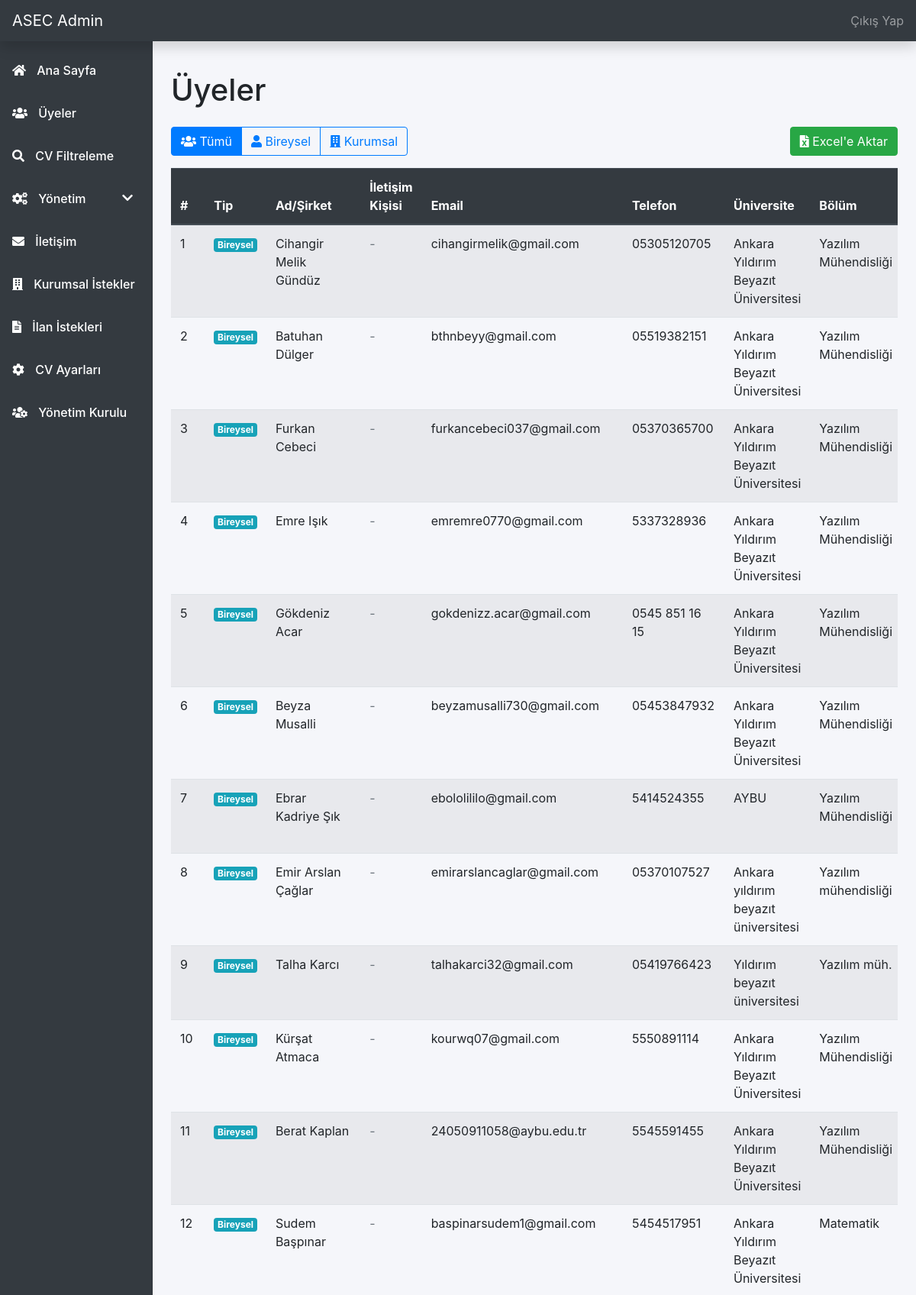
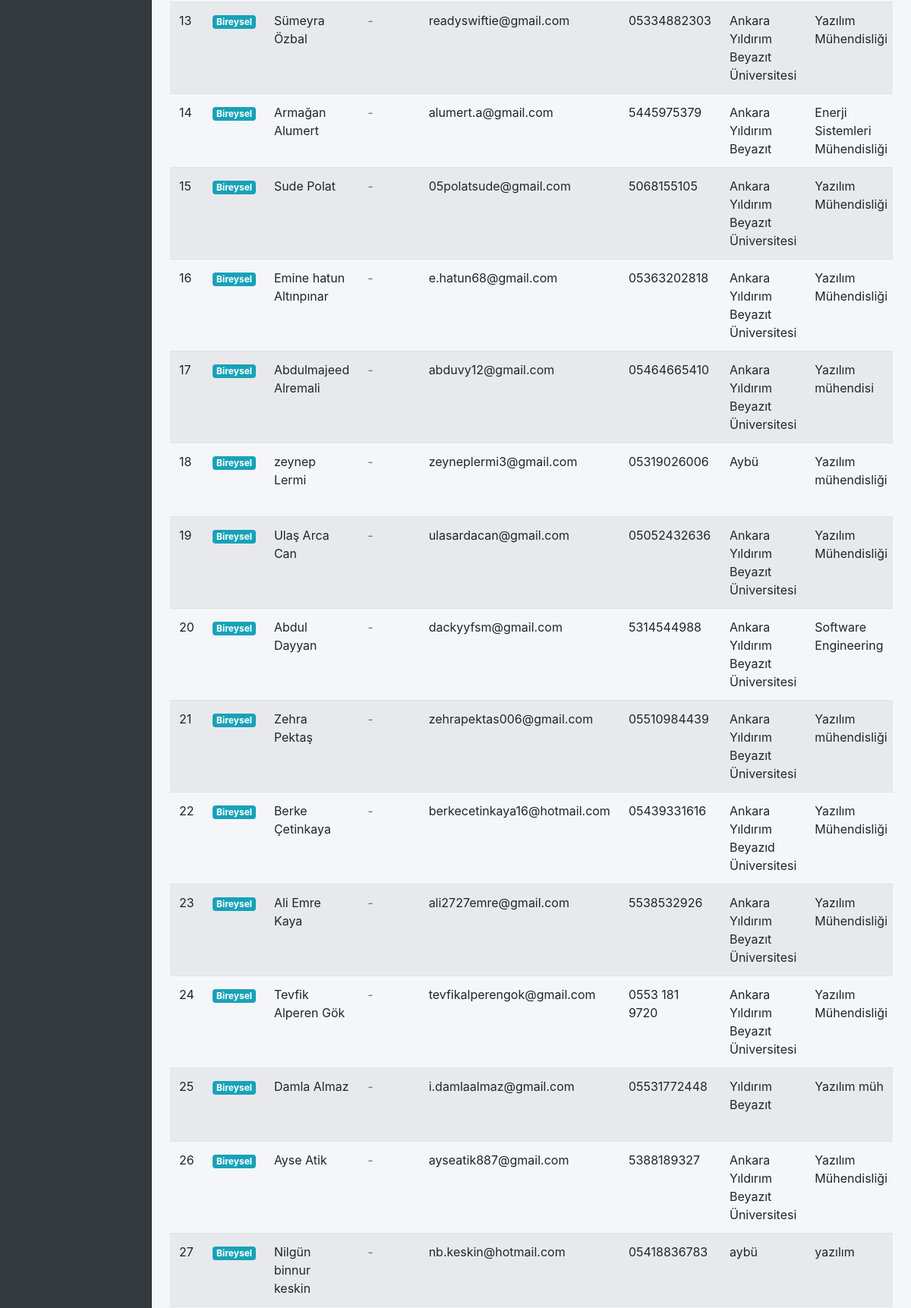
/admin/uyeler-yonetim.php (signed in, upper part), run on the app's committed database (2 pictures, top to bottom).
### tables this page shows
CREATE TABLE `users` (
  `id` int(11) NOT NULL,
  `name` varchar(100) NOT NULL,
  `phone` varchar(30) NOT NULL,
  `email` varchar(120) NOT NULL,
  `university` varchar(100) NOT NULL,
  `department` varchar(100) NOT NULL,
  `class` varchar(20) NOT NULL,
  `password` varchar(255) NOT NULL,
  `created_at` timestamp NOT NULL DEFAULT current_timestamp(),
  `cv` varchar(255) DEFAULT NULL,
  `avatar` varchar(255) DEFAULT NULL,
  `birthdate` date DEFAULT NULL,
  `address` varchar(255) DEFAULT NULL,
  `bio` text DEFAULT NULL,
  `instagram` varchar(120) DEFAULT NULL,
  `linkedin` varchar(120) DEFAULT NULL,
  `achievements` text DEFAULT NULL
);

### src/admin/uyeler-yonetim.php (the view, shortened to what this page needs)
<?php
require_once 'includes/config.php';
require_once '../db.php';
$filter = $_GET['filter'] ?? 'all';
$individual_users = [];
$corporate_users = [];
if ($filter === 'all' || $filter === 'individual') {
    $sql = "SELECT id, name, phone, email, university, department, class, created_at FROM users ORDER BY created_at DESC";
    $result = mysqli_query($conn, $sql);
    if ($result) {
        while ($row = mysqli_fetch_assoc($result)) {
            $row['user_type'] = 'individual';
            $individual_users[] = $row;
        }
    }
}
if ($filter === 'all' || $filter === 'corporate') {
    $corporate_sql = "SELECT id, company_name, contact_person, email, phone, address, tax_number, created_at FROM corporate_users ORDER BY created_at DESC";
    $corporate_stmt = $pdo->query($corporate_sql);
    if ($corporate_stmt) {
        $corporate_users = $corporate_stmt->fetchAll(PDO::FETCH_ASSOC);
    }
}
$all_users = array_merge($individual_users, $corporate_users);
?>
<?php include 'admin-header.php'; ?>
<?php include 'sidebar.php'; ?>
<main class="container-fluid">
    <div class="row">
        <div class="col-md-9 ml-sm-auto col-lg-10 px-md-4">
            <h1 class="mt-4 mb-4">Üyeler</h1>
            <div class="d-flex justify-content-between align-items-center mb-3">
                <div class="btn-group" role="group" aria-label="User type filter">
                    <a href="?filter=all" class="btn <?= $filter === 'all' ? 'btn-primary' : 'btn-outline-primary' ?>">
                        <i class="fas fa-users"></i> Tümü
                    </a>
                    <a href="?filter=individual" class="btn <?= $filter === 'individual' ? 'btn-primary' : 'btn-outline-primary' ?>">
                        <i class="fas fa-user"></i> Bireysel
                    </a>
                    <a href="?filter=corporate" class="btn <?= $filter === 'corporate' ? 'btn-primary' : 'btn-outline-primary' ?>">
                        <i class="fas fa-building"></i> Kurumsal
                    </a>
                </div>
                <a href="?export=excel&filter=<?= urlencode($filter) ?>" class="btn btn-success">
                    <i class="fas fa-file-excel"></i> Excel'e Aktar
                </a>
            </div>
            <div class="table-responsive">
                <table class="table table-striped table-hover">
                    <thead class="thead-dark">
                        <tr>
                            <th>#</th>
                            <th>Tip</th>
                            <?php if ($filter === 'all'): ?>
                                <th>Ad/Şirket</th>
                                <th>İletişim Kişisi</th>
                            <?php elseif ($filter === 'individual'): ?>
                                <th>Ad Soyad</th>
                            <?php else: ?>
                                <th>Şirket Adı</th>
                                <th>İletişim Kişisi</th>
                            <?php endif; ?>
                            <th>Email</th>
                            <th>Telefon</th>
                            <?php if ($filter === 'all' || $filter === 'individual'): ?>
                                <th>Üniversite</th>
                                <th>Bölüm</th>
                            <?php endif; ?>
                        </tr>
                    </thead>
                    <tbody>
                    <?php
                    $users_to_display = ($filter === 'all') ? $all_users : (($filter === 'individual') ? $individual_users : $corporate_users);
                    if (!empty($users_to_display)):
                        $i = 1;
                        foreach ($users_to_display as $uye):
                    ?>
                        <tr>
                            <td><?= $i++ ?></td>
                            <td>
                                <?php if ($uye['user_type'] === 'corporate'): ?>
                                    <span class="badge badge-secondary">Kurumsal</span>
                                <?php else: ?>
                                    <span class="badge badge-info">Bireysel</span>
                                <?php endif; ?>
                            </td>
                            <?php if ($filter === 'all'): ?>
                                <td>
                                    <?php if ($uye['user_type'] === 'corporate'): ?>
                                        <?= htmlspecialchars($uye['company_name'] ?? '-') ?>
                                    <?php else: ?>
                                        <?= htmlspecialchars($uye['name'] ?? '-') ?>
                                    <?php endif; ?>
                                </td>
                                <td>
                                    <?php if ($uye['user_type'] === 'corporate'): ?>
                                        <?= htmlspecialchars($uye['contact_person'] ?? '-') ?>
                                    <?php else: ?>
                                        <span class="text-muted">-</span>
                                    <?php endif; ?>
                                </td>
                            <?php elseif ($filter === 'individual'): ?>
                                <td><?= htmlspecialchars($uye['name'] ?? '-') ?></td>
                            <?php else: ?>
                                <td><?= htmlspecialchars($uye['company_name'] ?? '-') ?></td>
                                <td><?= htmlspecialchars($uye['contact_person'] ?? '-') ?></td>
                            <?php endif; ?>
                            <td><?= htmlspecialchars($uye['email']) ?></td>
                            <td><?= htmlspecialchars($uye['phone']) ?></td>
                            <?php if ($filter === 'all' || $filter === 'individual'): ?>
                                <td>
                                    <?php if ($uye['user_type'] === 'corporate'): ?>
                                        <span class="text-muted">-</span>
                                    <?php else: ?>
                                        <?= htmlspecialchars($uye['university'] ?? '-') ?>
                                    <?php endif; ?>
                                </td>
                                <td>
                                    <?php if ($uye['user_type'] === 'corporate'): ?>
                                        <span class="text-muted">-</span>
                                    <?php else: ?>
                                        <?= htmlspecialchars($uye['department'] ?? '-') ?>
                                    <?php endif; ?>
                                </td>
                            <?php endif; ?>
                        </tr>
                    <?php
                        endforeach;
                    endif; ?>
                    </tbody>
                </table>
            </div>
        </div>
    </div>
</main>
</body>
</html>

### src/admin/admin-header.php (style rules this page uses)
body { background: #f5f6fa; }
.container, main { margin-left: 240px; padding-top: 70px; }

### data on the page
users: name "Cihangir Melik Gündüz", email "cihangirmelik@gmail.com", phone "05305120705", university "Ankara Yıldırım Beyazıt Üniversitesi", department "Yazılım Mühendisliği"
users: name "Batuhan Dülger", email "bthnbeyy@gmail.com", phone "05519382151", university "Ankara Yıldırım Beyazıt Üniversitesi", department "Yazılım Mühendisliği"
users: name "Furkan Cebeci", email "furkancebeci037@gmail.com", phone "05370365700", university "Ankara Yıldırım Beyazıt Üniversitesi", department "Yazılım Mühendisliği"
users: name "Emre Işık", email "emremre0770@gmail.com", phone "5337328936", university "Ankara Yıldırım Beyazıt Üniversitesi", department "Yazılım Mühendisliği"
users: name "Gökdeniz Acar", email "gokdenizz.acar@gmail.com", phone "0545 851 16 15", university "Ankara Yıldırım Beyazıt Üniversitesi", department "Yazılım Mühendisliği"
users: name "Beyza Musalli", email "beyzamusalli730@gmail.com", phone "05453847932", university "Ankara Yıldırım Beyazıt Üniversitesi", department "Yazılım Mühendisliği"
users: name "Ebrar Kadriye Şık", email "ebololililo@gmail.com", phone "5414524355", university "AYBU", department "Yazılım Mühendisliği"
users: name "Emir Arslan Çağlar", email "emirarslancaglar@gmail.com", phone "05370107527", university "Ankara yıldırım beyazıt üniversitesi", department "Yazılım mühendisliği"
users: name "Talha Karcı", email "talhakarci32@gmail.com", phone "05419766423", university "Yıldırım beyazıt üniversitesi", department "Yazılım müh."
users: name "Kürşat Atmaca", email "kourwq07@gmail.com", phone "5550891114", university "Ankara Yıldırım Beyazıt Üniversitesi", department "Yazılım Mühendisliği"
users: name "Berat Kaplan", email "24050911058@aybu.edu.tr", phone "5545591455", university "Ankara Yıldırım Beyazıt Üniversitesi", department "Yazılım Mühendisliği"
users: name "Sudem Başpınar", email "baspinarsudem1@gmail.com", phone "5454517951", university "Ankara Yıldırım Beyazıt Üniversitesi", department "Matematik"
users: name "Sümeyra Özbal", email "readyswiftie@gmail.com", phone "05334882303", university "Ankara Yıldırım Beyazıt Üniversitesi", department "Yazılım Mühendisliği"
users: name "Armağan Alumert", email "alumert.a@gmail.com", phone "5445975379", university "Ankara Yıldırım Beyazıt", department "Enerji Sistemleri Mühendisliği"
users: name "Sude Polat", email "05polatsude@gmail.com", phone "5068155105", university "Ankara Yıldırım Beyazıt Üniversitesi", department "Yazılım Mühendisliği"
users: name "Emine hatun Altınpınar", email "e.hatun68@gmail.com", phone "05363202818", university "Ankara Yıldırım Beyazıt Üniversitesi", department "Yazılım Mühendisliği"
users: name "Abdulmajeed Alremali", email "abduvy12@gmail.com", phone "05464665410", university "Ankara Yıldırım Beyazıt Üniversitesi", department "Yazılım mühendisi"
users: name "zeynep Lermi", email "zeyneplermi3@gmail.com", phone "05319026006", university "Aybü", department "Yazılım mühendisliği"
users: name "Ulaş Arca Can", email "ulasardacan@gmail.com", phone "05052432636", university "Ankara Yıldırım Beyazıt Üniversitesi", department "Yazılım Mühendisliği"
users: name "Abdul Dayyan", email "dackyyfsm@gmail.com", phone "5314544988", university "Ankara Yıldırım Beyazıt Üniversitesi", department "Software Engineering"
users: name "Zehra Pektaş", email "zehrapektas006@gmail.com", phone "05510984439", university "Ankara Yıldırım Beyazıt Üniversitesi", department "Yazılım mühendisliği"
users: name "Berke Çetinkaya", email "berkecetinkaya16@hotmail.com", phone "05439331616", university "Ankara Yıldırım Beyazıd Üniversitesi", department "Yazılım Mühendisliği"
users: name "Ali Emre Kaya", email "ali2727emre@gmail.com", phone "5538532926", university "Ankara Yıldırım Beyazıt Üniversitesi", department "Yazılım Mühendisliği"
users: name "Tevfik Alperen Gök", email "tevfikalperengok@gmail.com", phone "0553 181 9720", university "Ankara Yıldırım Beyazıt Üniversitesi", department "Yazılım Mühendisliği"
users: name "Damla Almaz", email "i.damlaalmaz@gmail.com", phone "05531772448", university "Yıldırım Beyazıt", department "Yazılım müh"
users: name "Ayse Atik", email "ayseatik887@gmail.com", phone "5388189327", university "Ankara Yıldırım Beyazıt Üniversitesi", department "Yazılım Mühendisliği"
users: name "Nilgün binnur keskin", email "nb.keskin@hotmail.com", phone "05418836783", university "aybü", department "yazılım"
